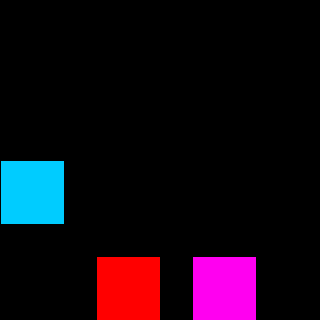

A 2D game scene composited from a Tiled map and its tileset images. What follows is a short description and the map's XML, with every tile layer's data as written:
An orthogonal 10x10 tile map with 32x32 px tiles, 1 tile layer (Tile Layer 1).

<map version="1.9" tiledversion="1.9.2" orientation="orthogonal" renderorder="right-down" width="10" height="10" tilewidth="32" tileheight="32" infinite="0" nextlayerid="2" nextobjectid="1">
 <tileset firstgid="1" source="Stations.tsx" />
 <layer id="1" name="Tile Layer 1" width="10" height="10">
  <data encoding="csv">
0,0,0,0,0,0,0,0,0,0,
0,0,0,0,0,0,0,0,0,0,
0,0,0,0,0,0,0,0,0,0,
0,0,0,0,0,0,0,0,0,0,
0,0,0,0,0,0,0,0,0,0,
0,0,0,0,0,0,0,0,0,0,
5,0,0,0,0,0,0,0,0,0,
0,0,0,0,0,0,0,0,0,0,
0,0,0,0,0,0,0,0,0,0,
1,0,0,2,0,0,4,0,0,0
</data>
 </layer>
</map>
